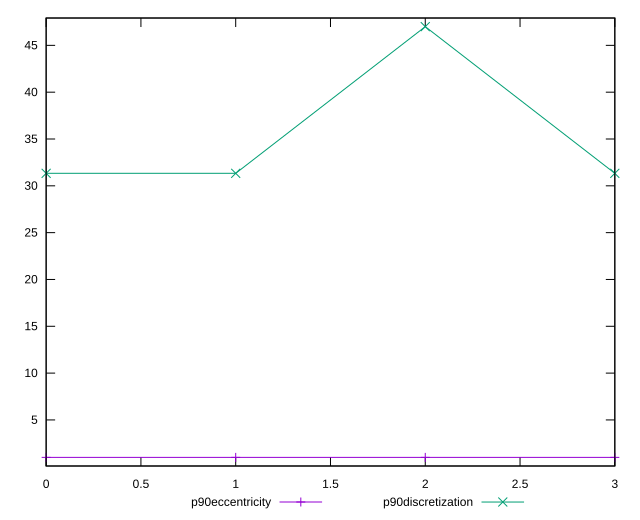

The gnuplot source for this figure:
reset

$p90Eccentricity <<EOF
0 1.0000000000000007
1 0.999999999999997
2 0.9999999999999994
3 1.0000000000000002
EOF

$p90Discretization <<EOF
0 31.333333333333332
1 31.333333333333332
2 47
3 31.333333333333332
EOF

set key outside below
set xrange [0:3]
set yrange [0.07999999999999696:47.92]
set trange [0.07999999999999696:47.92]
set terminal svg size 640, 520 enhanced background rgb 'white'
set output "reports/report_00033_2021-03-01T14-23-16.841Z/unused-javascript/progression/eccentricity.svg"

plot $p90Eccentricity title "p90eccentricity" with linespoints, \
     $p90Discretization title "p90discretization" with linespoints

reset
